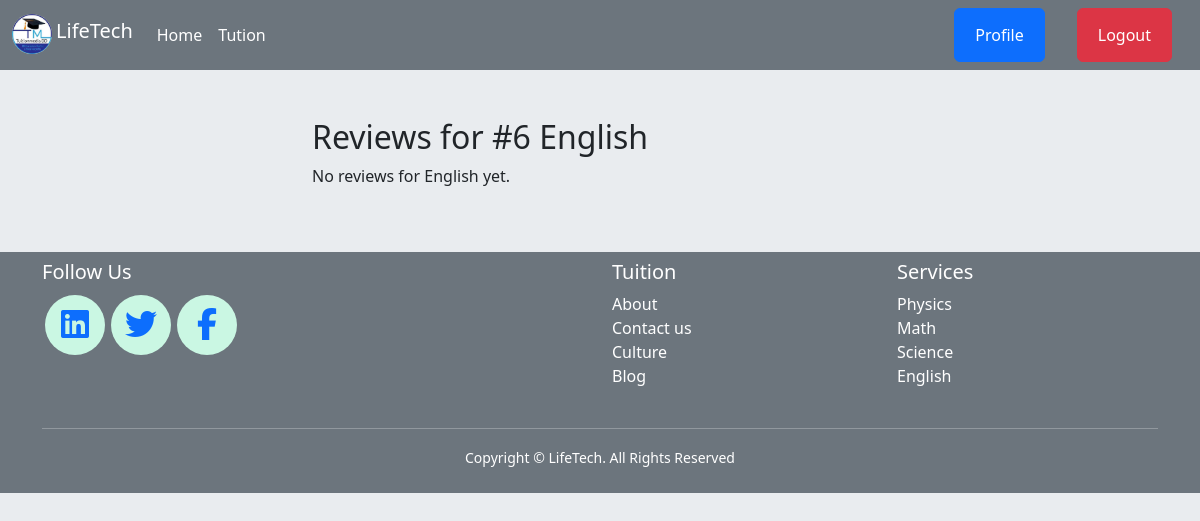
/tution/reviews/6/ (signed in), run on an earlier commit of the app's database.
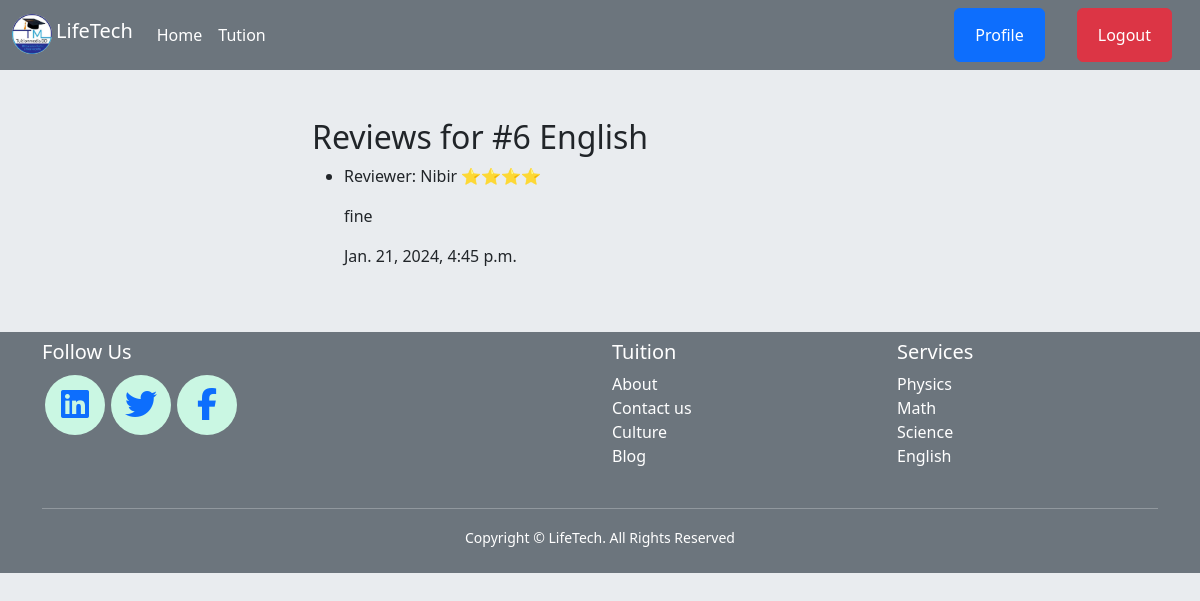
And on a later commit of the database.
### tution/models.py (models this page shows, shortened)
class TutionModel(models.Model):
    tutionclass = models.ManyToManyField(TutionClassModel)
    subject = models.CharField(max_length=100)
    weekly_day = models.IntegerField()
    daily_time = models.IntegerField()
    location = models.CharField(max_length=200)
    fee = models.IntegerField()
    tution_status = models.CharField(max_length=30, choices=TUTION_STATUS, default='Running')

class ReviewModel(models.Model):
    reviewer = models.ForeignKey(ApplicantModel, on_delete=models.CASCADE)
    tution = models.ForeignKey(TutionModel, on_delete=models.CASCADE)
    body = models.TextField()
    created_time = models.DateTimeField(auto_now_add=True)
    ratting = models.CharField(max_length=100, choices = STAR_CHOICE)

### users/models.py (models this page shows, shortened)
class ApplicantModel(models.Model):
    user = models.OneToOneField(User, on_delete=models.CASCADE)
    mobile_no = models.CharField(max_length=12)
    educational_qualification = models.TextField()

### tution/views.py (the view)
# urls.py: path('reviews/<int:tution_id>/', views.tution_reviews_view, name='tution_reviews'),
@login_required
def tution_reviews_view(request, tution_id):
    tution = get_object_or_404(TutionModel, pk=tution_id)
    reviews = ReviewModel.objects.filter(tution=tution)
    return render(request, 'display_review.html', {'tution': tution, 'reviews': reviews})

### tution/templates/display_review.html (shortened to what this page needs)
{% extends "base.html" %}
{% load crispy_forms_tags %}
{% block content %}
<div class="container pb-5 mt-5" style="width: 50%; margin: auto">
    <h2>Reviews for #{{tution.id}} {{ tution.subject }}</h2>
    {% if reviews %}
        <ul>
            {% for review in reviews %}
                <li>
                    <p>Reviewer: {{ review.reviewer.user.first_name }}  {{ review.ratting }}</p>
                    <p>{{ review.body }}</p>
                    <p> {{ review.created_time }}</p>
                </li>
            {% endfor %}
        </ul>
    {% else %}
        <p>No reviews for {{ tution.subject }} yet.</p>
    {% endif %}
</div>
{% endblock content %}

What changed in the data, as far as the page shows it:
shown differently, row unchanged: TutionModel "English": subject "English" → (not shown)
added ReviewModel: reviewer.user.first_name "Nibir", ratting "⭐⭐⭐⭐", body "fine", created_time "Jan. 21, 2024, 4:45 p.m."
Also different on the page:
text no longer shown: "No reviews for yet."
